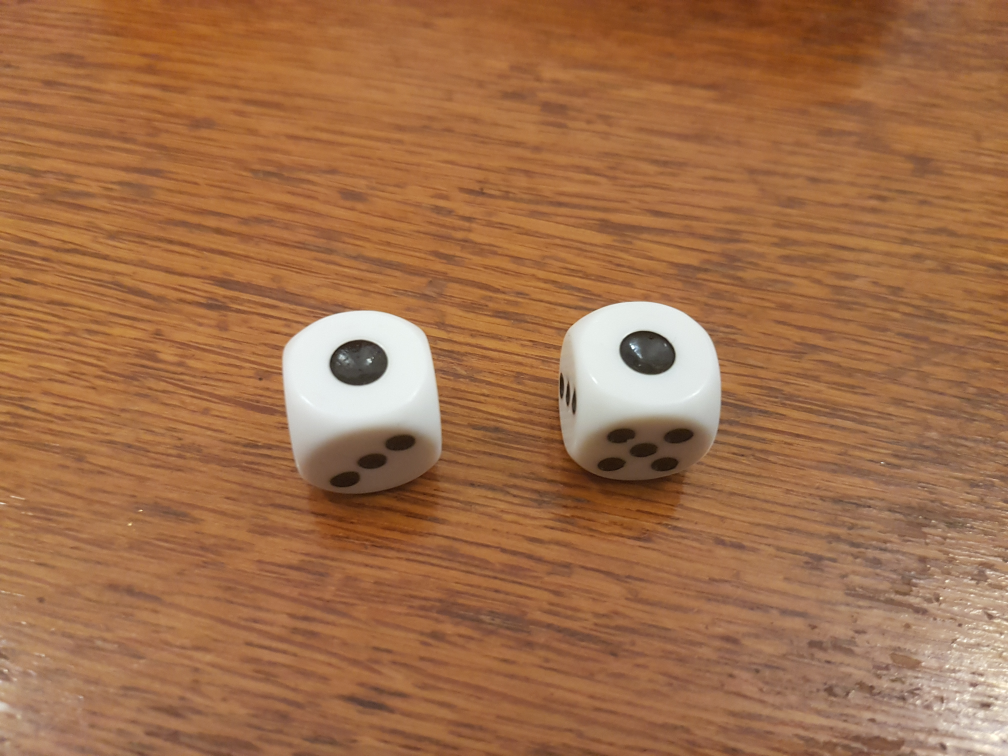
#> input picture images/d_02/20201025_170644.jpg, 4032 x 3024 px (shown at 1/4 size)
$ python -i hough.py   (imports and definitions only)
#> lines starting #> are read from the running program, lines starting #| are printed output that depends on the picture; after the words box and inside, x2 and y2 are one past the last pixel; in counts of white or black regions, pixels touching at a corner belong together
import cv2
import numpy as np
from imutils import resize


lowerWhite = np.array([25, 0, 0], dtype="uint8")
upperWhite = np.array([200, 25, 250], dtype="uint8")


def getBoundingBoxes(nlabels, stats) -> list:
    bboxes = list()
    # iterating over the labels
    for label in range(1, nlabels):
        # getting stats of the label
        x = stats[label, cv2.CC_STAT_LEFT] - 3
        y = stats[label, cv2.CC_STAT_TOP] - 3
        width = stats[label, cv2.CC_STAT_WIDTH] + 3
        height = stats[label, cv2.CC_STAT_HEIGHT] + 3
        # constructing bounding box from stats
        bbox = (x, y), (x + width, y + height)
        # appending to list if not too small
        if width > 30 and height > 30:
            bboxes.append(bbox)

    return bboxes


def cropImage(frame, bbox) -> np.ndarray:
    img = frame[bbox[0][1]:bbox[1][1], bbox[0][0]:bbox[1][0]]
    return img


def getDiceValue(path: str) -> int:
#> called with path = '../images/d_02/20201025_170644.jpg'
    value = 0
    img = cv2.imread(path)
#> img is the input picture: shape (3024, 4032, 3); mean B, G, R 73.9, 110.5, 160.6
    img = resize(img, 1000, 1000)
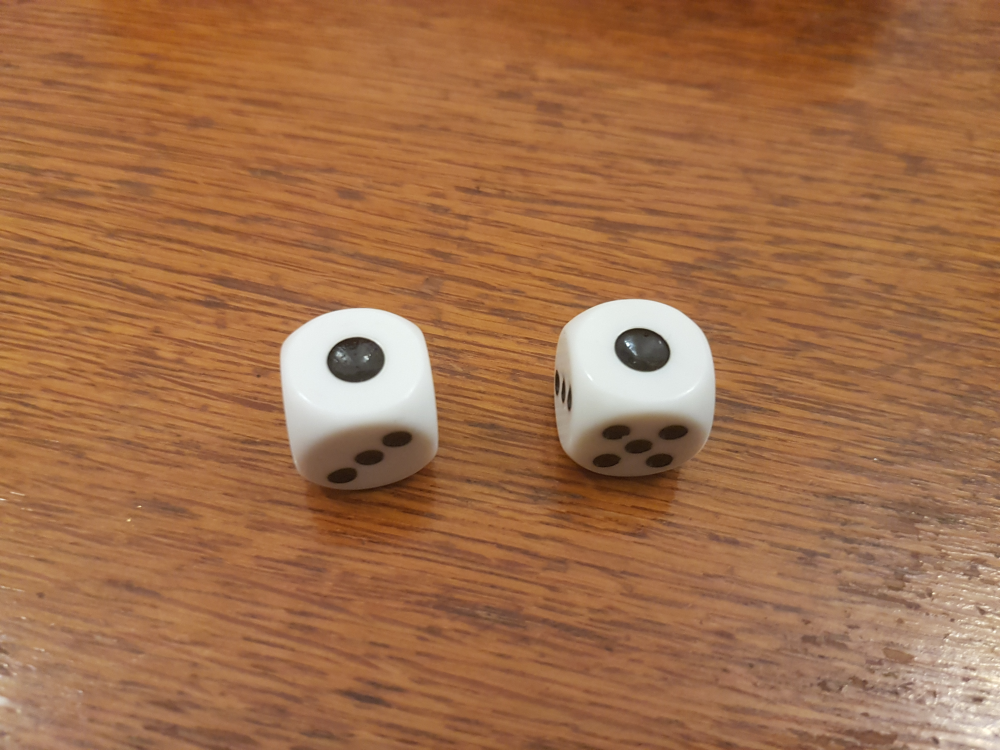
#> img: shape (750, 1000, 3); mean B, G, R 73.9, 110.5, 160.6

    hsv = cv2.cvtColor(img, cv2.COLOR_BGR2HSV)
#> hsv: shape (750, 1000, 3); mean H, S, V 14.5, 140.3, 160.8
    mask = cv2.inRange(hsv, lowerWhite, upperWhite)
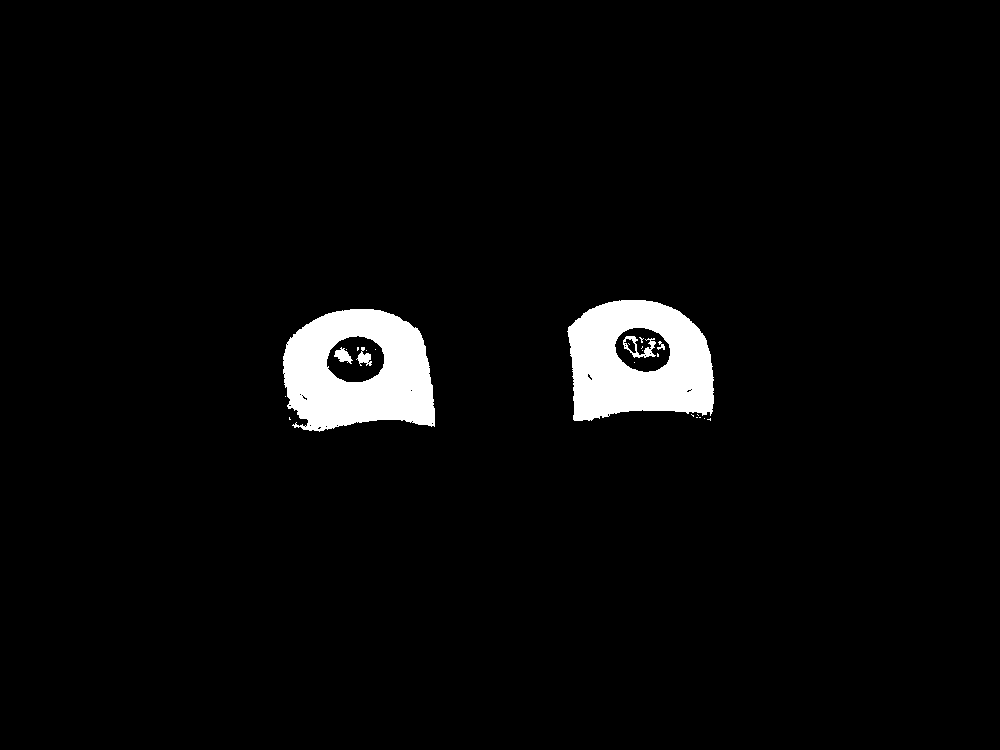
#> mask: shape (750, 1000); 3.5% white; 24 white regions (18 under 20 px), largest, box (x1, y1, x2, y2) and area: (283, 309, 435, 432) 13039, (567, 300, 714, 421) 12670, (623, 336, 656, 358) 279, (334, 347, 353, 364) 165, (356, 347, 372, 366) 151, (657, 341, 665, 350) 36
    res = cv2.bitwise_and(img, img, mask=mask)
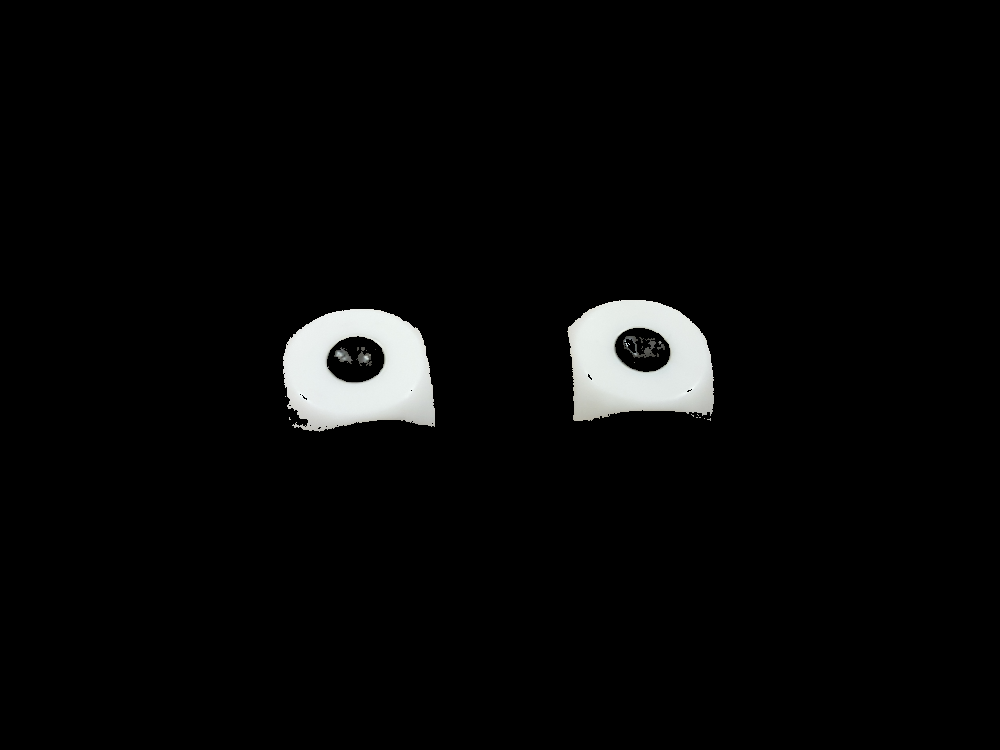
#> res: shape (750, 1000, 3); mean B, G, R 7.8, 7.9, 7.7

    grayImg = cv2.cvtColor(res, cv2.COLOR_BGR2GRAY)
    output = cv2.connectedComponentsWithStats(grayImg, 8)
    nlabels = output[0]
#> nlabels = 25
    stats = output[2]
#> stats = 25 rows, first 6: [0, 0, 1000, 750, 723602], [567, 300, 147, 121, 12670], [283, 309, 152, 123, 13039], [623, 336, 33, 22, 279], [639, 337, 5, 6, 12], [657, 341, 8, 9, 36]
    bboxes = getBoundingBoxes(nlabels, stats)
#> the loop in getBoundingBoxes, `for label in range(1, nlabels):` made 24 passes
#> (x, y, width, height, bbox) on passes 1 to 12: (564, 297, 150, 124, ((564, 297), (714, 421))), (280, 306, 155, 126, ((280, 306), (435, 432))), (620, 333, 36, 25, ((620, 333), (656, 358))), (636, 334, 8, 9, ((636, 334), (644, 343))), (654, 338, 11, 12, ((654, 338), (665, 350))), (625, 340, 5, 5, ((625, 340), (630, 345))), (331, 344, 22, 20, ((331, 344), (353, 364))), (354, 344, 5, 7, ((354, 344), (359, 351))), (353, 344, 19, 22, ((353, 344), (372, 366))), (638, 343, 5, 6, ((638, 343), (643, 349))), (343, 346, 4, 4, ((343, 346), (347, 350))), (372, 346, 4, 4, ((372, 346), (376, 350)))
#> after the loop in getBoundingBoxes, `for label in range(1, nlabels):`: bboxes = [((564, 297), (714, 421)), ((280, 306), (435, 432))]

    for bbox in bboxes:
        cv2.rectangle(img, (bbox[0][0], bbox[0][1]),
                      (bbox[1][0], bbox[1][1]), (0, 0, 255), 1)
        croppedImage = cropImage(img, bbox)
        if not croppedImage.any():
            continue
        grayCroppedImage = cv2.cvtColor(croppedImage, cv2.COLOR_BGR2GRAY)
        circles = cv2.HoughCircles(grayCroppedImage, cv2.HOUGH_GRADIENT, 1.05, croppedImage.shape[0] / 4,
                                   param1=125, param2=20,
                                   minRadius=4, maxRadius=30)
        if circles is not None:
            value += len(circles)
            circles = np.uint16(np.around(circles))
            for i in circles[0, :]:
                center = (i[0], i[1])
                # circle center
                cv2.circle(croppedImage, center, 1, (255, 0, 0), 3)
                # circle outline
                radius = i[2]
                cv2.circle(croppedImage, center, radius, (50, 255, 100), 3)
#> this loop made 2 passes
#> (bbox, circles, value) on passes 1 to 2: (((564, 297), (714, 421)), [[88, 55, 18]], 1), (((280, 306), (435, 432)), [[85, 53, 20]], 2)
#> pass 1, in cropImage, `img = frame[bbox[0][1]:bbox[1][1], bbox[0][0]:bbox[1][0]]`:
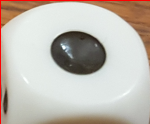
#> img: shape (124, 150, 3); mean B, G, R 178.1, 186.9, 194
#> pass 1, in getDiceValue, `grayCroppedImage = cv2.cvtColor(croppedImage, cv2.COLOR_BGR2GRAY)`:
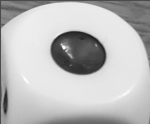
#> grayCroppedImage: shape (124, 150); min 29, max 255, mean 188.1
#> pass 2, in getDiceValue, `grayCroppedImage = cv2.cvtColor(croppedImage, cv2.COLOR_BGR2GRAY)`:
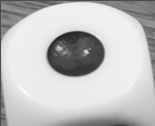
#> grayCroppedImage: shape (126, 155); min 29, max 254, mean 193
#> after the loop:
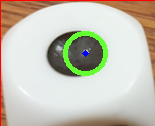
#> croppedImage: shape (126, 155, 3); mean B, G, R 181.6, 195.5, 198.8
#> after the loop, value = 2
            #print("Value:", len(circles[0]))

            #cv2.imshow("crop", croppedImage)
            #cv2.waitKey(0)

    return value

>>> result = getDiceValue('../images/d_02/20201025_170644.jpg')
#> result = 2
